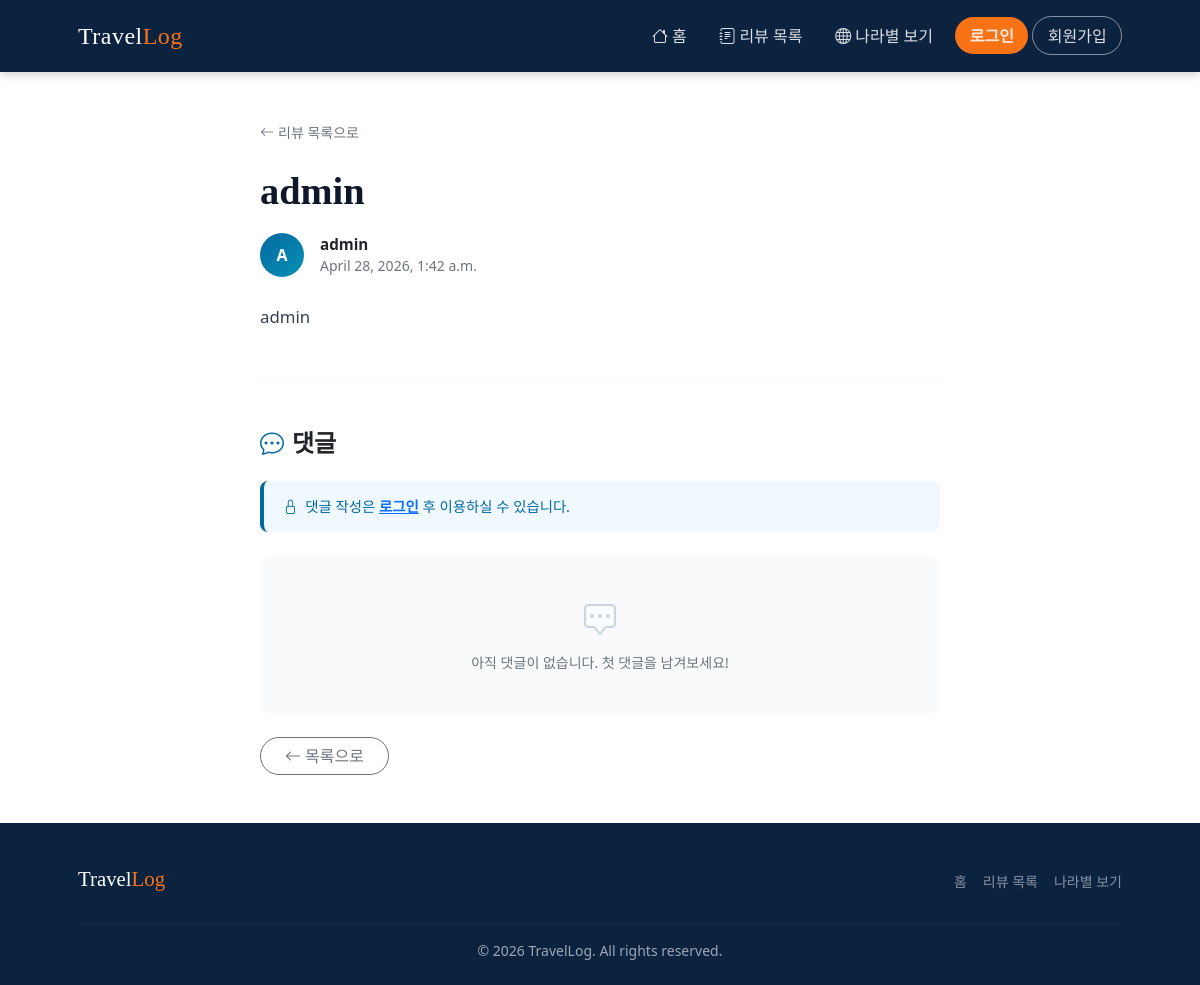
Page /reviewHome/blog_detail/15/ on the earlier database version.
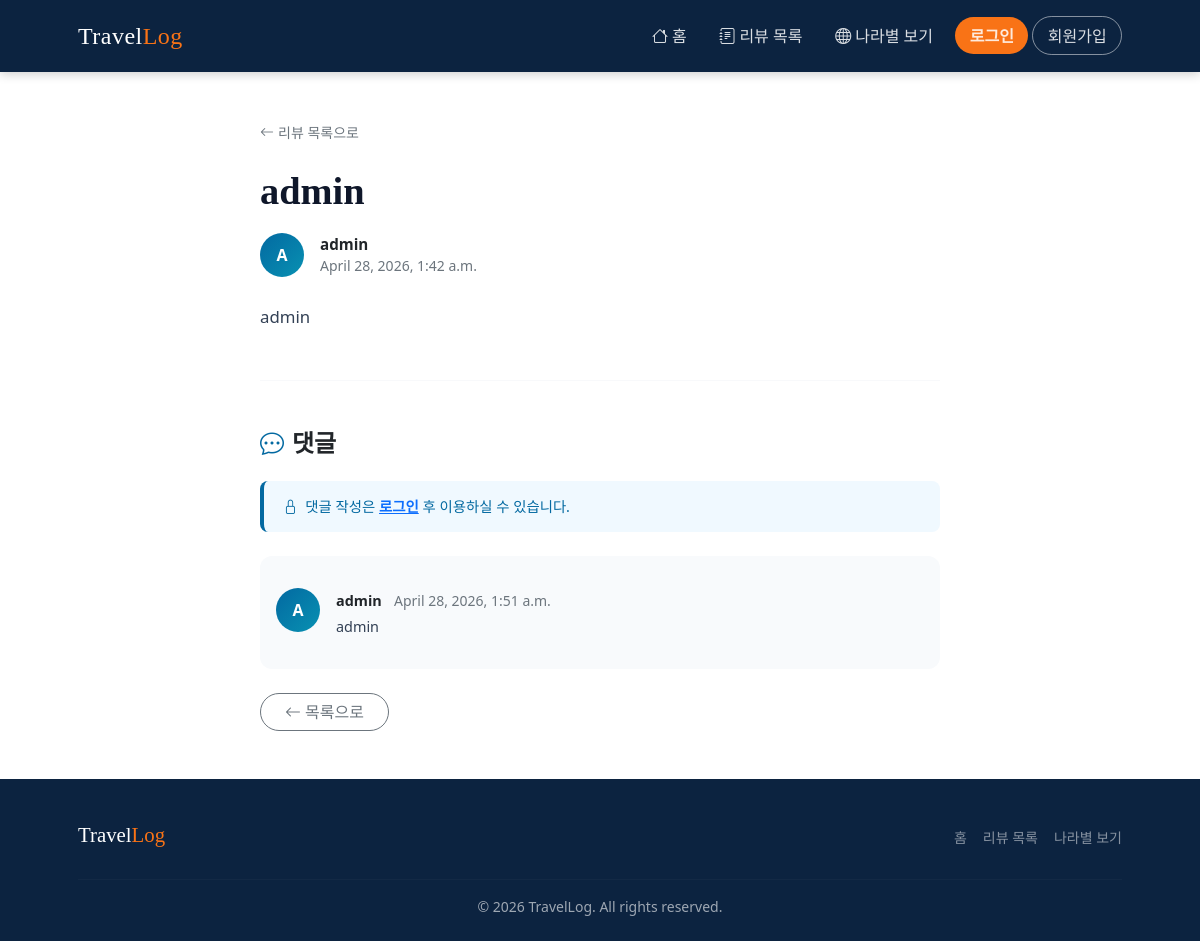
Same page on the later database version.
### travel/models.py (models this page shows, shortened)
class Comment(models.Model):
    comment = models.CharField(max_length=200)
    date = models.DateTimeField(auto_now_add=True)
    article = models.ForeignKey(Review, on_delete=models.CASCADE, related_name='comments')
    author = models.ForeignKey(User, on_delete=models.CASCADE, null=True)

### reviewHome/views.py (the view)
# urls.py: path("blog_detail/<int:blog_id>/", views.blog_detail, name="blog_detail"),
def blog_detail(request, blog_id):
    blog = get_object_or_404(Review, pk=blog_id)
    comment_form = CommentForm()
    context = {
        'review' : blog,
        'comment_form': comment_form
    }
    return render(request, 'blog_detail.html', context)

### reviewHome/templates/blog_detail.html (shortened to what the changed rows need)
{% load static %}
<!DOCTYPE html>
<html lang="ko">
<head>
  <link href="https://cdn.jsdelivr.net/npm/bootstrap-icons@1.5.0/font/bootstrap-icons.css" rel="stylesheet" />
  <link href="{% static 'css/styles.css' %}" rel="stylesheet" />
</head>
<body class="d-flex flex-column h-100">
<main class="flex-shrink-0">
  <section class="py-5">
    <div class="container px-5">
      <div class="row gx-5 justify-content-center">
        <div class="col-lg-8">
          <article>
            <div class="article-header mb-4">
              <h1 class="fw-bolder mb-3">{{ review.title }}</h1>
            </div>
          </article>
          <section>
            <div class="comment-card card p-3">
              {% for comment in review.comments.all %}
              <div class="comment-item">
                <div class="d-flex gap-3">
                  <div class="comment-avatar flex-shrink-0">{{ comment.author.username|first|upper }}</div>
                  <div class="flex-grow-1">
                    <div class="d-flex justify-content-between align-items-start">
                      <div>
                        <span class="fw-semibold" style="font-size:0.9rem;">{{ comment.author }}</span>
                        <span class="text-muted small ms-2">{{ comment.date }}</span>
                      </div>
                    </div>
                    <p class="mt-1 mb-0" style="font-size:0.9rem;color:#334155;">{{ comment.comment }}</p>
                  </div>
                </div>
              </div>
              {% empty %}
              <div class="text-center py-4 text-muted small">
                <i class="bi bi-chat-square-dots" style="font-size:2rem;display:block;margin-bottom:0.5rem;color:#cbd5e1;"></i>
                아직 댓글이 없습니다. 첫 댓글을 남겨보세요!
              </div>
              {% endfor %}
            </div>
          </section>
        </div>
      </div>
    </div>
  </section>
</main>
</body>
</html>

Differences in the rows shown:
added Comment: author.username|first "A", author "admin", date "April 28, 2026, 1:51 a.m.", comment "admin"
Other differences:
text no longer shown: "아직 댓글이 없습니다. 첫 댓글을 남겨보세요!"
